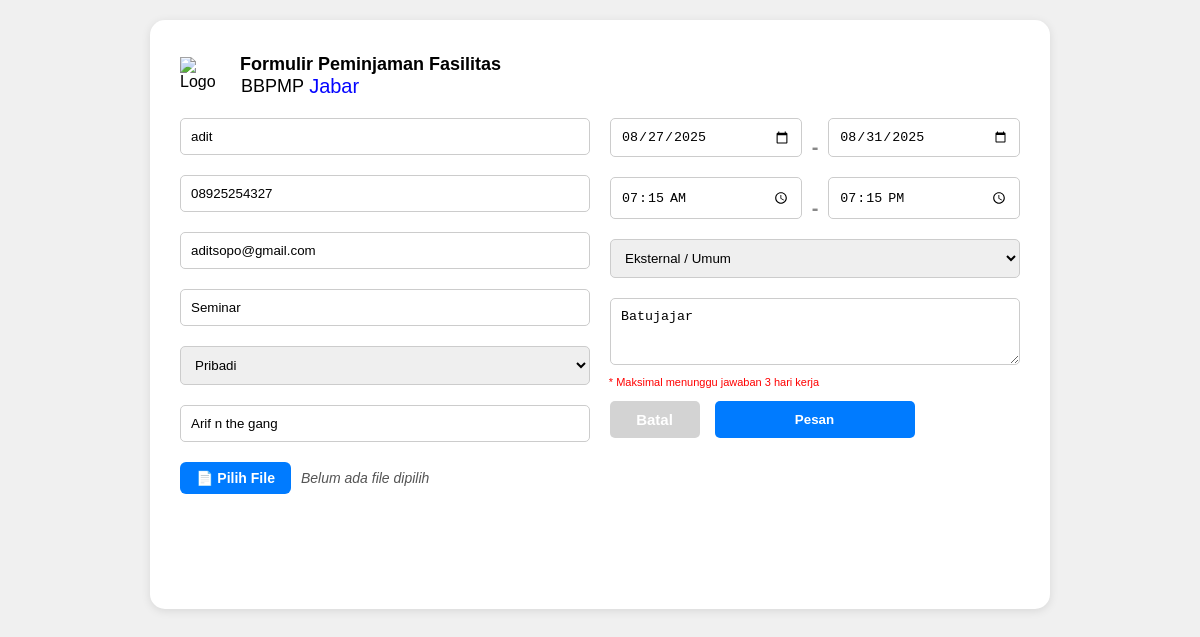
Page /edit.php?id=79 (signed in) on the committed database.
### tables this page shows
CREATE TABLE `reservasi` (
  `id` int(11) NOT NULL,
  `Nama` varchar(225) NOT NULL,
  `NoHP` varchar(225) NOT NULL,
  `Email` varchar(225) NOT NULL,
  `NamaKegiatan` varchar(225) NOT NULL,
  `Pengusul` varchar(225) NOT NULL,
  `Namainstansi` varchar(225) NOT NULL,
  `Alamat` varchar(225) NOT NULL,
  `TanggalAwal` varchar(255) NOT NULL,
  `TanggalAkhir` varchar(255) NOT NULL,
  `WaktuAwal` varchar(255) NOT NULL,
  `WaktuAkhir` varchar(255) NOT NULL,
  `JenisUsulan` varchar(225) NOT NULL,
  `Ruangan` varchar(255) DEFAULT NULL,
  `status` enum('pending','proses','disetujui','ditolak') DEFAULT 'pending',
  `lampiran` varchar(255) DEFAULT NULL
);

### edit.php (the view, shortened to what this page needs)
<?php
include 'koneksi.php';
if (!isset($_GET['id'])) {
  $alert = "<script>
      Swal.fire({icon:'warning',title:'ID tidak ditemukan',text:'Silakan pilih data yang valid'});
      setTimeout(()=>window.location='index.php',2000);
    </script>";
} else {
  $id = intval($_GET['id']);
  $query = mysqli_query($koneksi, "SELECT * FROM reservasi WHERE id = '$id'") or die(mysqli_error($koneksi));
  $data = mysqli_fetch_assoc($query);
}
?>
<!DOCTYPE html>
<html lang="id">
<head>
</head>
<body>
  <div class="container">
    <div class="header">
      <img src="../ASSET/homelogo.png" alt="Logo">
      <div class="header-text">Formulir Peminjaman Fasilitas</div>
      <div class="header-text1">BBPMP</div>
      <div class="header-text2">Jabar</div>
    </div>
    <?php if (!empty($data)) { ?>
      <form method="post" enctype="multipart/form-data">
        <div class="form-row">
          <div class="column">
            <input type="text" name="Nama" value="<?= $data['Nama'] ?>" placeholder="Nama" required>
            <input type="text" name="NoHP" value="<?= $data['NoHP'] ?>" placeholder="No HP" required>
            <input type="email" name="Email" value="<?= $data['Email'] ?>" placeholder="Email" required>
            <input type="text" name="NamaKegiatan" value="<?= $data['NamaKegiatan'] ?>" placeholder="Nama Kegiatan"
              required>
            <select name="Pengusul" required>
              <option value="Pribadi" <?= $data['Pengusul'] == 'Pribadi' ? 'selected' : '' ?>>Pribadi</option>
            </select>
            <input type="text" name="Namainstansi" value="<?= $data['Namainstansi'] ?>" placeholder="Nama Instansi">
            <div class="file-upload">
              <label for="lampiran" class="upload-btn">📄 Pilih File</label>
              <span id="file-name">Belum ada file dipilih</span>
            </div>
            <p class="keterangan_reservasi">* Maksimal menunggu jawaban 3 hari kerja</p>
          </div>
          <div class="column">
            <div class="inline-group">
              <input type="date" name="TanggalAwal" value="<?= $data['TanggalAwal'] ?>" required>
              <span>-</span>
              <input type="date" name="TanggalAkhir" value="<?= $data['TanggalAkhir'] ?>" required>
            </div>
            <div class="inline-group">
              <input type="time" name="WaktuAwal" value="<?= $data['WaktuAwal'] ?>" required>
              <span>-</span>
              <input type="time" name="WaktuAkhir" value="<?= $data['WaktuAkhir'] ?>" required>
            </div>
            <select name="JenisUsulan" required>
              <option value="eksternal/umum" <?= $data['JenisUsulan'] == 'eksternal/umum' ? 'selected' : '' ?>>Eksternal / Umum
              </option>
            </select>
            <textarea name="Alamat" rows="3" placeholder="Alamat"><?= $data['Alamat'] ?></textarea>
          </div>
        </div>
        <div class="btn_group">
          <a href="Dashboard2.php" class="btn_batal">Batal</a>
          <button type="submit" name="submit" class="btn_pesan">Pesan</button>
        </div>
      </form>
    <?php } ?>
  </div>
</body>
</html>

### edit.php (style rules this page uses)
* { box-sizing: border-box; }
body { font-family: Arial, sans-serif; background: #f0f0f0; margin: 0; padding: 20px; }
.container { max-width: 900px; margin: auto; background: #fff; border-radius: 15px; padding: 30px; box-shadow: 0 2px 10px rgba(0, 0, 0, 0.1); }
.form-row { display: flex; flex-wrap: wrap; gap: 20px; }
.column { flex: 1; min-width: 300px; }
input, select, textarea { width: 100%; padding: 10px; margin-bottom: 20px; border: 1px solid #ccc; border-radius: 5px; }
textarea { resize: vertical; }
.header { display: flex; align-items: center; gap: 10px; margin-bottom: 20px; }
.header img { width: 50px; height: auto; }
.header-text { font-size: 18px; font-weight: bold; margin-bottom: 20px; }
.header-text1 { font-size: 18px; margin-top: 25px; position: relative; left: -270px; }
.header-text2 { font-size: 20px; color: rgb(4, 4, 255); position: relative; left: -275px; margin-top: 25px; }
.btn_pesan { background: #007bff; color: white; border: none; padding: 10px 25px; font-weight: bold; border-radius: 5px; cursor: pointer; width: 200px; }
.btn_batal { background: #d3d3d3; padding: 10px 25px; font-weight: bold; color: white; border: none; border-radius: 5px; font-size: 15px; cursor: pointer; width: 90px; text-align: center; text-decoration: none; }
.btn_group { display: flex; justify-content: center; gap: 15px; margin-top: 10px; margin-left: 324px; bottom: 141px; position: relative; }
.inline-group { display: flex; gap: 10px; }
.inline-group span { align-self: center; font-size: 20px; font-weight: bold; color: #888; }
.file-upload { display: flex; align-items: center; gap: 10px; margin-bottom: 15px; }
.upload-btn { background: #007bff; color: #fff; padding: 8px 16px; border-radius: 6px; cursor: pointer; font-weight: bold; transition: background 0.3s; display: inline-block; font-size: 14px; }
#file-name { font-size: 14px; color: #555; font-style: italic; }
.keterangan_reservasi { color: red; font-size: 11px; text-align: center; position: relative; left: 329px; bottom: 133px; }

### rows in the picture
reservasi: Nama "adit", NoHP "08925254327", Email "aditsopo@gmail.com", NamaKegiatan "Seminar", Pengusul "Pribadi", Namainstansi "Arif n the gang", TanggalAwal "08/27/2025", TanggalAkhir "08/31/2025", WaktuAwal "07:15", WaktuAkhir "19:15", JenisUsulan "Eksternal / Umum", Alamat "Batujajar"
